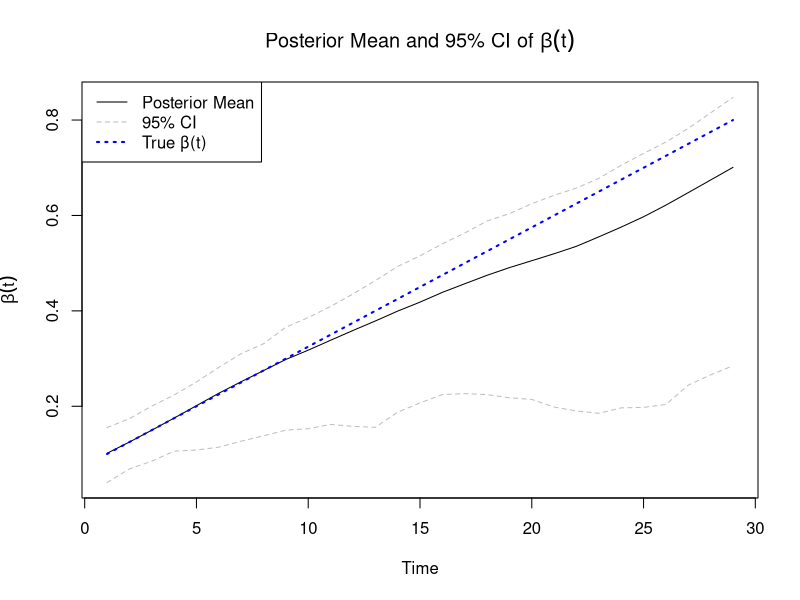
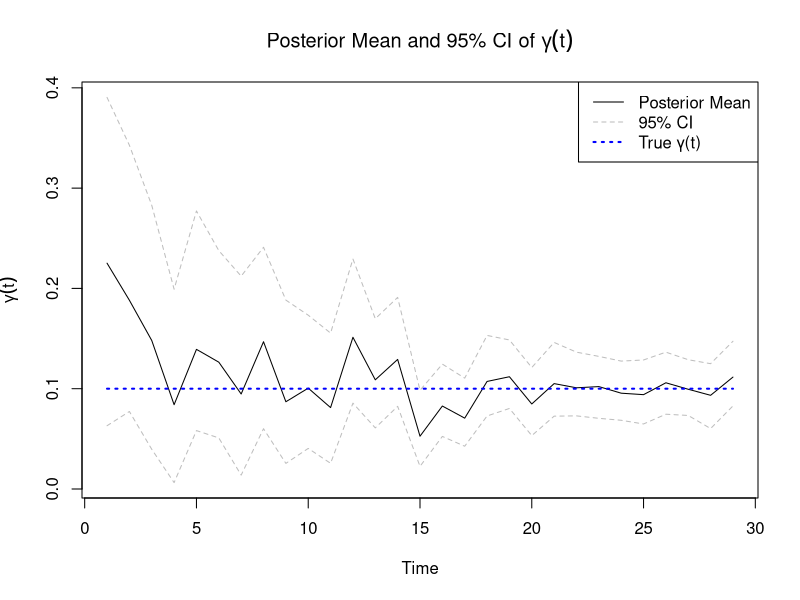
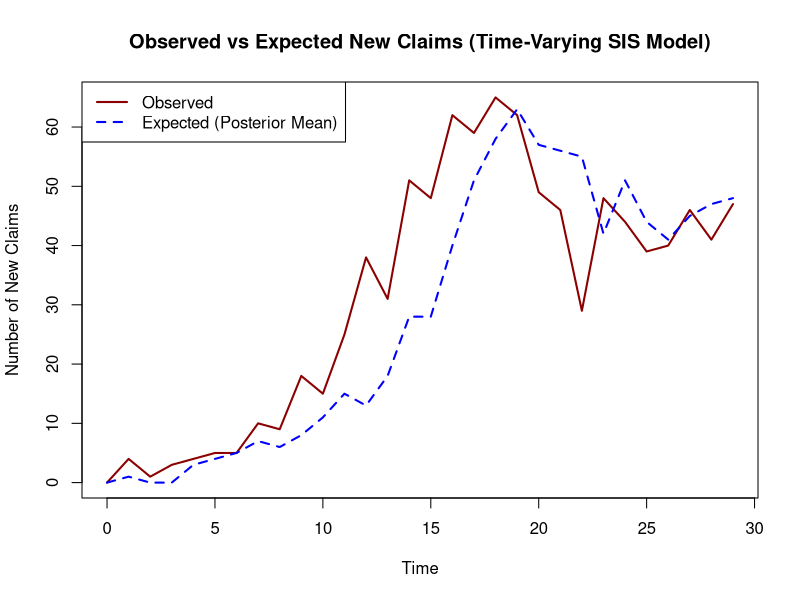

Here is the R script that generated these plots, in order:
# ----------------------------------------
# Bayesian Inference: Time-Varying SIS Model
# ----------------------------------------

## Step 1: Simulate Time-Varying Claim Data

simulate_claim_SIS_tv <- function(N, beta_vec, gamma_vec, IO, T) {
  S <- numeric(T)
  I <- numeric(T)
  new_claims <- numeric(T)
  resolved_claims <- numeric(T)
  
  S[1] <- N - IO
  I[1] <- IO
  
  for (t in 1:(T - 1)) {
    p_claim <- 1 - exp(-beta_vec[t] * I[t] / N)
    p_resolve <- 1 - exp(-gamma_vec[t])
    
    new_I <- rbinom(1, S[t], p_claim)
    new_S <- rbinom(1, I[t], p_resolve)
    
    new_claims[t + 1] <- new_I
    resolved_claims[t + 1] <- new_S
    
    S[t + 1] <- S[t] - new_I + new_S
    I[t + 1] <- I[t] + new_I - new_S
  }
  
  return(data.frame(
    time = 0:(T - 1), S = S, I = I,
    new_claims = new_claims,
    resolved_claims = resolved_claims
  ))
}

## Step 2: Log-likelihood for Time-Varying Params

loglik_claim_SIS_tv <- function(beta_vec, gamma_vec, data) {
  N <- data$S[1] + data$I[1]
  loglik <- 0
  
  for (t in 1:(nrow(data) - 1)) {
    St <- data$S[t]
    It <- data$I[t]
    
    new_I <- data$new_claims[t + 1]
    new_S <- data$resolved_claims[t + 1]
    
    p_claim <- 1 - exp(-beta_vec[t] * It / N)
    p_resolve <- 1 - exp(-gamma_vec[t])
    
    # Bound probabilities to avoid log(0)
    p_claim <- min(max(p_claim, 1e-10), 1 - 1e-10)
    p_resolve <- min(max(p_resolve, 1e-10), 1 - 1e-10)
    
    loglik <- loglik +
      dbinom(new_I, St, p_claim, log = TRUE) +
      dbinom(new_S, It, p_resolve, log = TRUE)
  }
  
  return(loglik)
}

## Step 3: Random Walk Prior

log_prior_rw <- function(beta_vec, gamma_vec, sigma_beta, sigma_gamma, drift) {
  beta_diffs <- diff(beta_vec) - drift  # subtract expected increase
  gamma_diffs <- diff(gamma_vec)
  
  logp_beta <- sum(dnorm(beta_diffs, mean = 0, sd = sigma_beta, log = TRUE))
  logp_gamma <- sum(dnorm(gamma_diffs, mean = 0, sd = sigma_gamma, log = TRUE))
  
  return(logp_beta + logp_gamma)
}

## Step 4: MH Sampler for Time-Varying Params 

MH_sampler_tv <- function(data, n_iter, beta_init, gamma_init, lambda_beta, lambda_gamma, proposal_sd, drift) {
  T <- nrow(data)
  beta <- rep(beta_init, T - 1)
  gamma <- rep(gamma_init, T - 1)
  samples_beta <- matrix(NA, n_iter, T - 1)
  samples_gamma <- matrix(NA, n_iter, T - 1)
  accepted <- 0
  total <- 0
  
  for (i in 1:n_iter) {
    # Update each beta_t individually
    for (t in 1:(T - 1)) {
      beta_prop <- beta
      beta_prop[t] <- beta[t] + rnorm(1, 0, proposal_sd)
      
      if (beta_prop[t] > 0) {
        loglik_curr <- loglik_claim_SIS_tv(beta, gamma, data)
        loglik_prop <- loglik_claim_SIS_tv(beta_prop, gamma, data)
        
        logprior_curr <- log_prior_rw(beta, gamma, lambda_beta, lambda_gamma, drift)
        logprior_prop <- log_prior_rw(beta_prop, gamma, lambda_beta, lambda_gamma, drift)
        
        log_alpha <- (loglik_prop + logprior_prop) - (loglik_curr + logprior_curr)
        
        if (log(runif(1)) < log_alpha) {
          beta <- beta_prop
          accepted <- accepted + 1
        }
        total <- total + 1
      }
    }
    
    # Update each gamma_t individually
    for (t in 1:(T - 1)) {
      gamma_prop <- gamma
      gamma_prop[t] <- gamma[t] + rnorm(1, 0, proposal_sd)
      
      if (gamma_prop[t] > 0) {
        loglik_curr <- loglik_claim_SIS_tv(beta, gamma, data)
        loglik_prop <- loglik_claim_SIS_tv(beta, gamma_prop, data)
        
        logprior_curr <- log_prior_rw(beta, gamma, lambda_beta, lambda_gamma, drift)
        logprior_prop <- log_prior_rw(beta, gamma_prop, lambda_beta, lambda_gamma, drift)
        
        log_alpha <- (loglik_prop + logprior_prop) - (loglik_curr + logprior_curr)
        
        if (log(runif(1)) < log_alpha) {
          gamma <- gamma_prop
          accepted <- accepted + 1
        }
        total <- total + 1
      }
    }
    
    samples_beta[i, ] <- beta
    samples_gamma[i, ] <- gamma
  }
  
  cat("Acceptance rate:", round(accepted / total, 3), "\n")
  return(list(beta = samples_beta, gamma = samples_gamma))
}

## Step 5: Run Simulation and Inference 

set.seed(42)
T <- 30 # Set time variable

# Initiate true beta, gamma vectors
true_beta_vec <- seq(0.1, 0.8, length.out = T - 1)
true_gamma_vec <- rep(0.1, T - 1)

# Calculate true drift for beta vector
beta_drift <- (max(true_beta_vec) - min(true_beta_vec)) / (T - 2)

# Simulate time-varying data
data <- simulate_claim_SIS_tv(N = 500, beta_vec = true_beta_vec, gamma_vec = true_gamma_vec, IO = 20, T = T)

# Run time-varying MH sampler
samples <- MH_sampler_tv(
  data = data,
  n_iter = 1000,
  beta_init = 0.1,
  gamma_init = 0.2,
  lambda_beta = 0.01,
  lambda_gamma = 0.1,
  proposal_sd = 0.03,
  drift = beta_drift
)

## Step 7: Posterior Summary

# Extract posterior matrices
beta_mat <- samples$beta  # 5000 x 99
gamma_mat <- samples$gamma  # 5000 x 99

# Compute summary statistics (mean and 95% CI) at each time step
beta_mean <- apply(beta_mat, 2, mean)
beta_lower <- apply(beta_mat, 2, quantile, probs = 0.025)
beta_upper <- apply(beta_mat, 2, quantile, probs = 0.975)

gamma_mean <- apply(gamma_mat, 2, mean)
gamma_lower <- apply(gamma_mat, 2, quantile, probs = 0.025)
gamma_upper <- apply(gamma_mat, 2, quantile, probs = 0.975)

# Plot of Posterior Mean and 95% CI for beta(t)
plot(beta_mean, type = "l", ylim = range(c(beta_lower, beta_upper)), 
     main = expression(paste("Posterior Mean and 95% CI of ", beta(t))), 
     ylab = expression(beta(t)), xlab = "Time")
lines(beta_lower, col = "gray", lty = 2)
lines(beta_upper, col = "gray", lty = 2)
lines(true_beta_vec, col = "blue", lwd = 2, lty = 3)
legend("topleft", 
       legend = c("Posterior Mean", "95% CI", "True β(t)"),
       col = c("black", "gray", "blue"), 
       lty = c(1, 2, 3), 
       lwd = c(1, 1, 2))


# Plot of posterior Mean and 95% CI for for gamma(t)
plot(gamma_mean, type = "l", ylim = range(c(gamma_lower, gamma_upper)), 
     main = expression(paste("Posterior Mean and 95% CI of ", gamma(t))), 
     ylab = expression(gamma(t)), xlab = "Time")
lines(gamma_lower, col = "gray", lty = 2)
lines(gamma_upper, col = "gray", lty = 2)
lines(true_gamma_vec, col = "blue", lwd = 2, lty = 3)
legend("topright", 
       legend = c("Posterior Mean", "95% CI", "True γ(t)"),
       col = c("black", "gray", "blue"), 
       lty = c(1, 2, 3), 
       lwd = c(1, 1, 2))

## Step 8: Predictive Checks

# Plot of Observed vs Expected new claims over time 
expected_claims <- simulate_claim_SIS_tv(
  N = 500,
  beta_vec = beta_mean,
  gamma_vec = gamma_mean,
  IO = 20,
  T = T
)

plot(data$time, data$new_claims, type = "l",
     col = "darkred", lwd = 2,
     xlab = "Time", ylab = "Number of New Claims",
     main = "Observed vs Expected New Claims (Time-Varying SIS Model)")

lines(expected_claims$time, expected_claims$new_claims, 
      col = "blue", lwd = 2, lty = 2)

legend("topleft", legend = c("Observed", "Expected (Posterior Mean)"),
       col = c("darkred", "blue"), lty = c(1, 2), lwd = 2)
